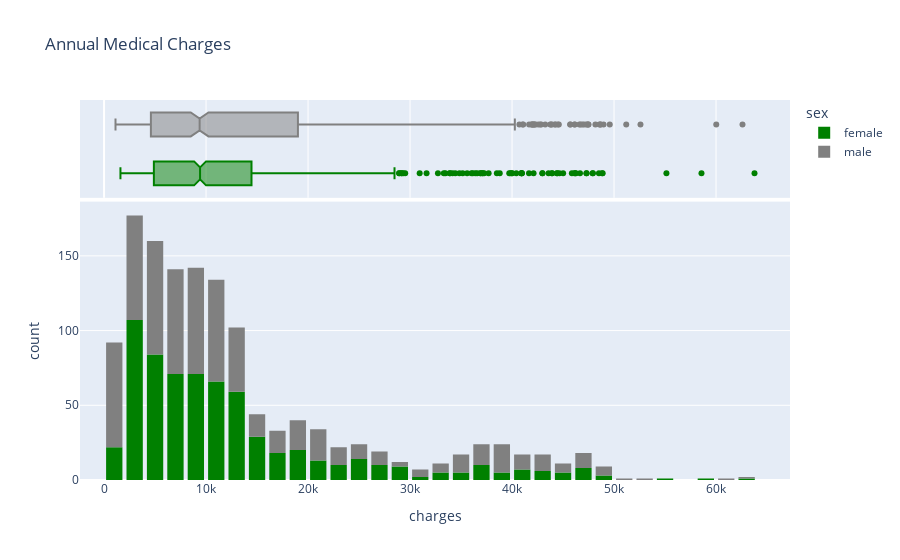

The code cell stored with this chart in its notebook:
### Code cell
fig = px.histogram(medical_dt, 
                   x='charges', 
                   marginal='box',
                   color='sex',
                   color_discrete_sequence=['green', 'grey'], 
                   title='Annual Medical Charges')
fig.update_layout(bargap=0.2)
fig.show()

### Figure 1 — Plotly figure (JSON) as saved in the notebook; plotly's stock layout.template omitted (floating-point values rounded to 4 significant figures; data arrays with more than 128 entries replaced by an {"elided": "..."} marker saying what was removed)
{"data": [{"alignmentgroup": "True", "bingroup": "x", "hovertemplate": "sex=female<br>charges=%{x}<br>count=%{y}<extra></extra>", "legendgroup": "female", "marker": {"color": "green", "pattern": {"shape": ""}}, "name": "female", "offsetgroup": "female", "orientation": "v", "showlegend": true, "type": "histogram", "x": {"elided": "662 float values"}, "xaxis": "x", "yaxis": "y"}, {"alignmentgroup": "True", "hovertemplate": "sex=female<br>charges=%{x}<extra></extra>", "legendgroup": "female", "marker": {"color": "green"}, "name": "female", "notched": true, "offsetgroup": "female", "showlegend": false, "type": "box", "x": {"elided": "662 float values"}, "xaxis": "x2", "yaxis": "y2"}, {"alignmentgroup": "True", "bingroup": "x", "hovertemplate": "sex=male<br>charges=%{x}<br>count=%{y}<extra></extra>", "legendgroup": "male", "marker": {"color": "grey", "pattern": {"shape": ""}}, "name": "male", "offsetgroup": "male", "orientation": "v", "showlegend": true, "type": "histogram", "x": {"elided": "676 float values"}, "xaxis": "x", "yaxis": "y"}, {"alignmentgroup": "True", "hovertemplate": "sex=male<br>charges=%{x}<extra></extra>", "legendgroup": "male", "marker": {"color": "grey"}, "name": "male", "notched": true, "offsetgroup": "male", "showlegend": false, "type": "box", "x": {"elided": "676 float values"}, "xaxis": "x2", "yaxis": "y2"}], "layout": {"autosize": true, "bargap": 0.2, "barmode": "relative", "legend": {"title": {"text": "sex"}, "tracegroupgap": 0}, "title": {"text": "Annual Medical Charges"}, "xaxis": {"anchor": "y", "autorange": true, "domain": [0, 1], "range": [-2359.0, 67250.0], "title": {"text": "charges"}, "type": "linear"}, "xaxis2": {"anchor": "y2", "autorange": true, "domain": [0, 1], "matches": "x", "range": [-2359.0, 67250.0], "showgrid": true, "showticklabels": false, "type": "linear"}, "yaxis": {"anchor": "x", "autorange": true, "domain": [0, 0.7326], "range": [0, 186.3], "title": {"text": "count"}}, "yaxis2": {"anchor": "x2", "autorange": true, "domain": [0.7426, 1], "matches": "y2", "range": [-0.5, 1.5], "showgrid": false, "showline": false, "showticklabels": false, "ticks": "", "type": "category"}}}
